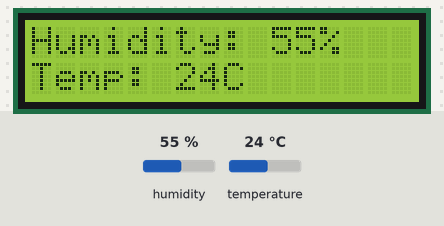
Bench run of a sketch on a simulated Arduino Uno, built with avr-gcc and run on an emulated ATmega328P. Shown: 16×2 character LCD. The inputs (shaded band) are chosen by the test bench; at power-on: humidity 55 %, temperature 24 °C.

Above: at 1.2 s.
1.3 s: humidity set to 22 %
At 1.9 s:
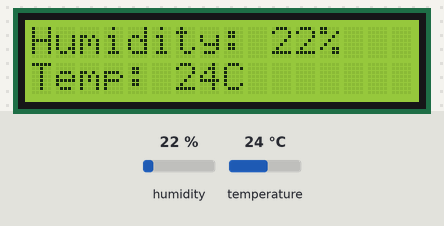
3.4 s: temperature set to 12 °C
At 5.2 s:
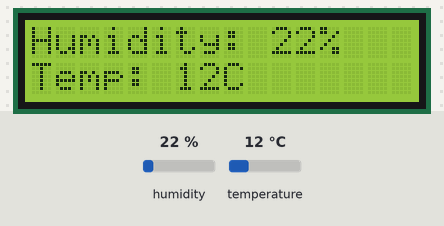
6.2 s: humidity set to 40 %
At 6.8 s:
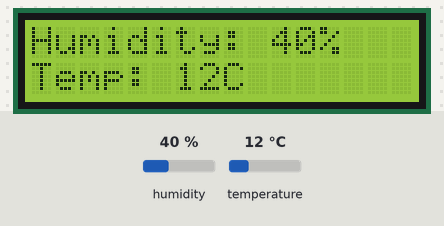
8.3 s: temperature set to 19 °C
At 10.0 s:
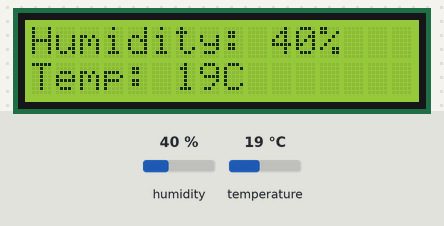
Timing chart, 0 to 11.5 s (numbered marks = the images above; inputs shaded):
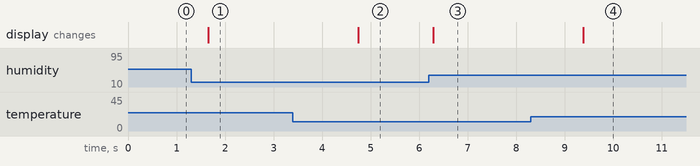

Measured:
- after the input at 1.3 s, the display: changes after 0.35 s (image 1)
- after the input at 3.4 s, the display: changes after 1.3 s (image 2)
- after the input at 6.2 s, the display: changes after 0.09 s (image 3)
- after the input at 8.3 s, the display: changes after 1.1 s (image 4)

The sketch:

DHT11_20200309.ino
```cpp
#include <LiquidCrystal_I2C.h> // I2C include
#include <Wire.h> // Arduino include
#include <SimpleDHT.h> // DHT include

LiquidCrystal_I2C lcd(0x27, 16, 2);
int pinDHT = 2;
SimpleDHT11 dht11;
byte temperature = 0,humidity = 0;

void setup() {
    // put your setup code here, to run once:
    lcd.begin();
}

int i2c_error(int code) {
    lcd.clear();
    lcd.setCursor(0, 0);
    lcd.print("DHT11 failed!");
    lcd.setCursor(0, 1);
    lcd.print(code);
    delay(500);
}

int i2c_display(byte temp,byte humi) {
    lcd.setCursor(0, 0);
    lcd.print("Humidity: ");
    lcd.print((int)humi);
    lcd.print("%");
    lcd.setCursor(0, 1);
    lcd.print("Temp: ");
    lcd.print((int)temp);
    lcd.print("C");
}

void loop() {
    // put your main code here, to run repeatedly:
    int err = SimpleDHTErrSuccess;
    // Check DHT11 error
    if ((err = dht11.read(pinDHT,&temperature,&humidity,NULL))!= SimpleDHTErrSuccess) {
        // Send infomation to LCD.
        i2c_error(err);
        return;
    }
    // Send infomation to LCD.
    i2c_display(temperature,humidity);
    delay(1500);
}
```
